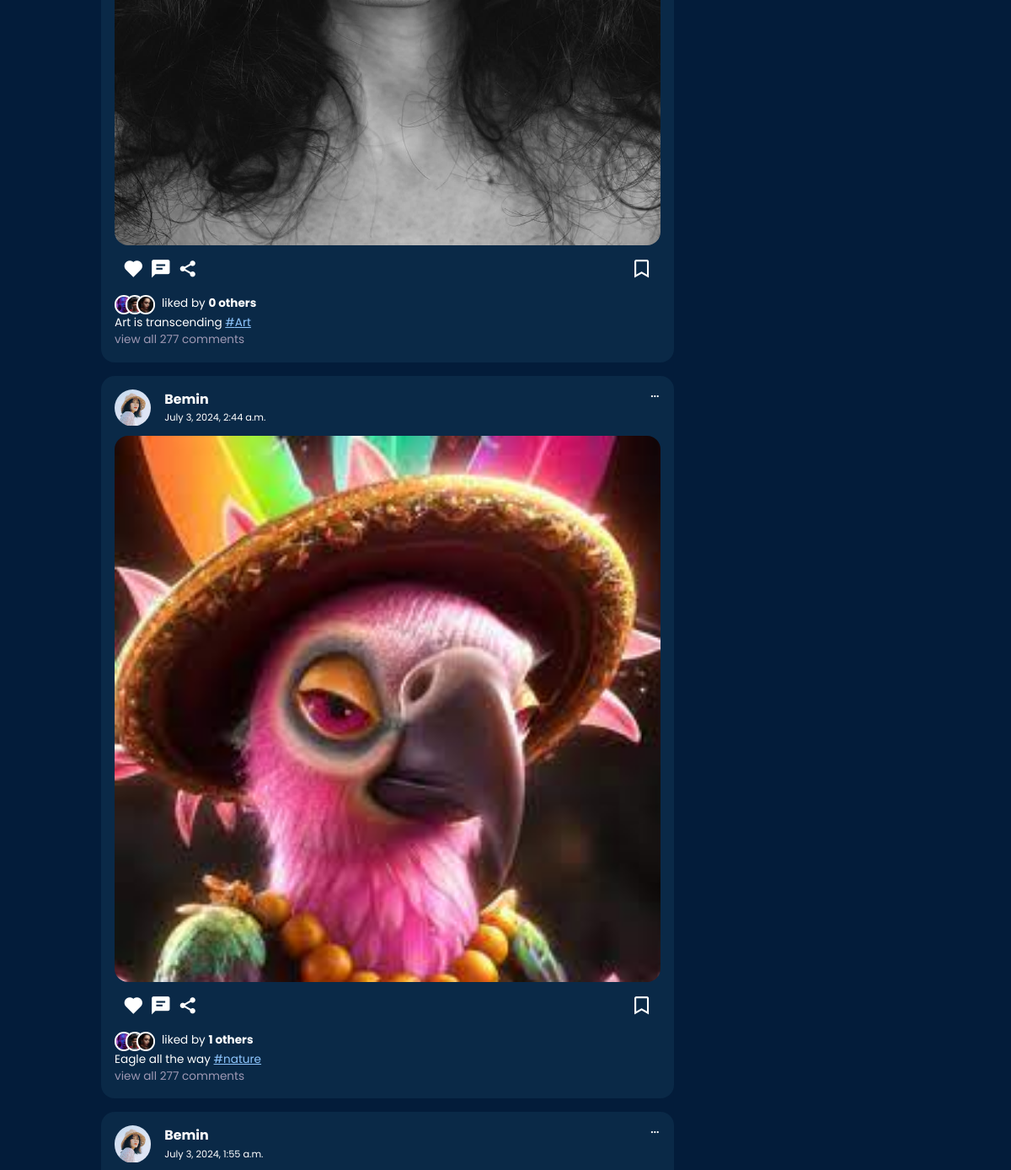
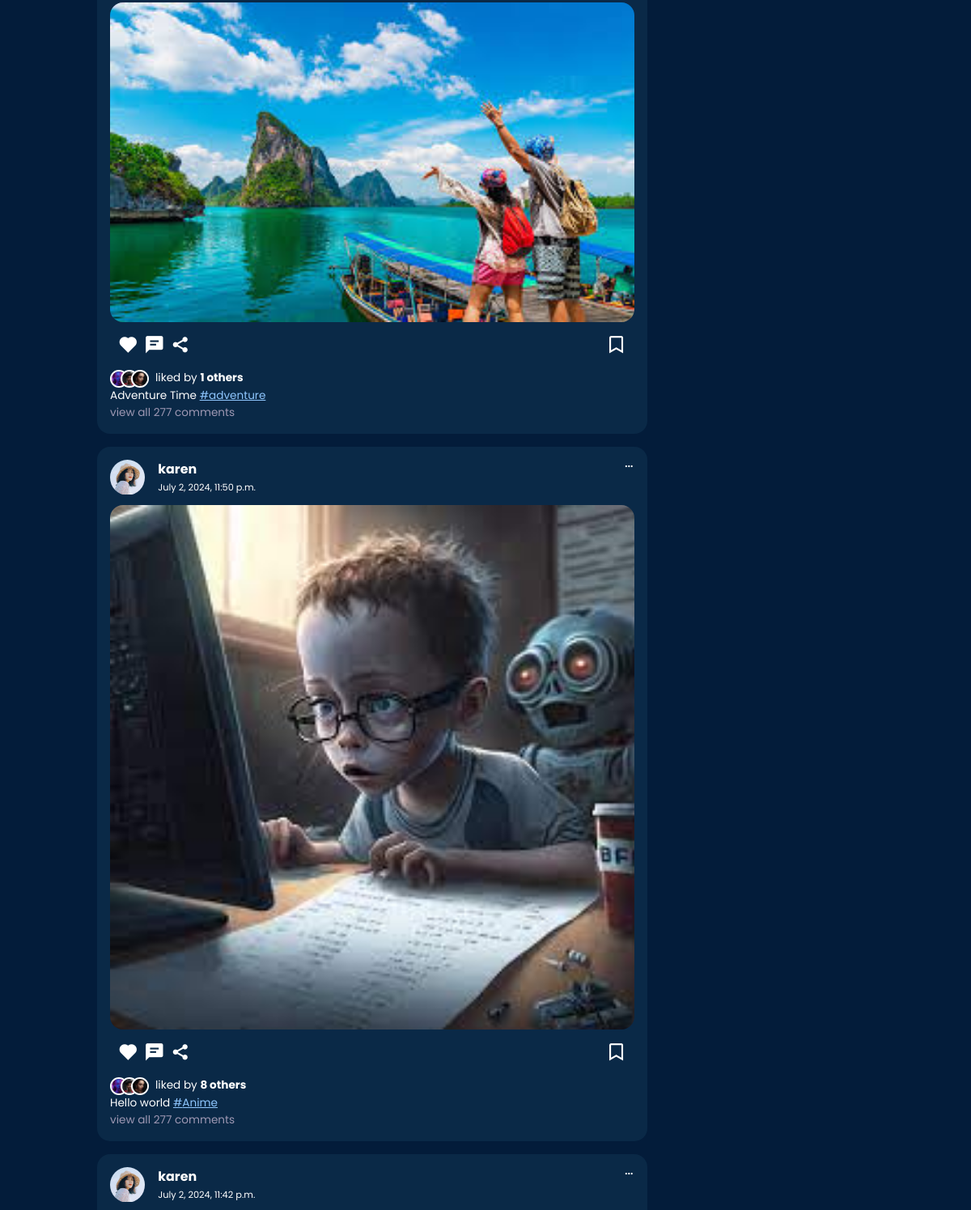
The app's page / (signed in, middle part), older data (2 pictures, top to bottom).
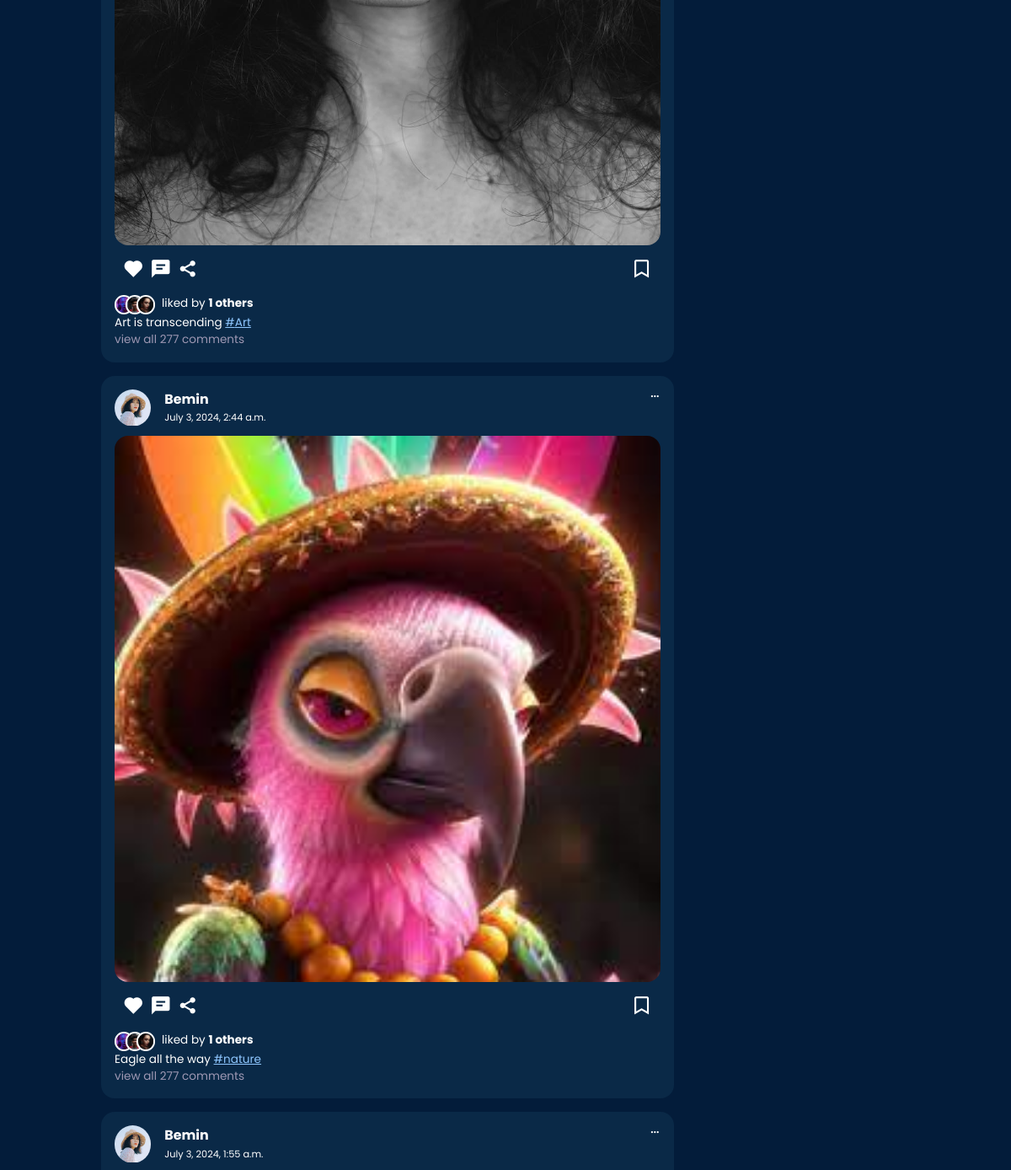
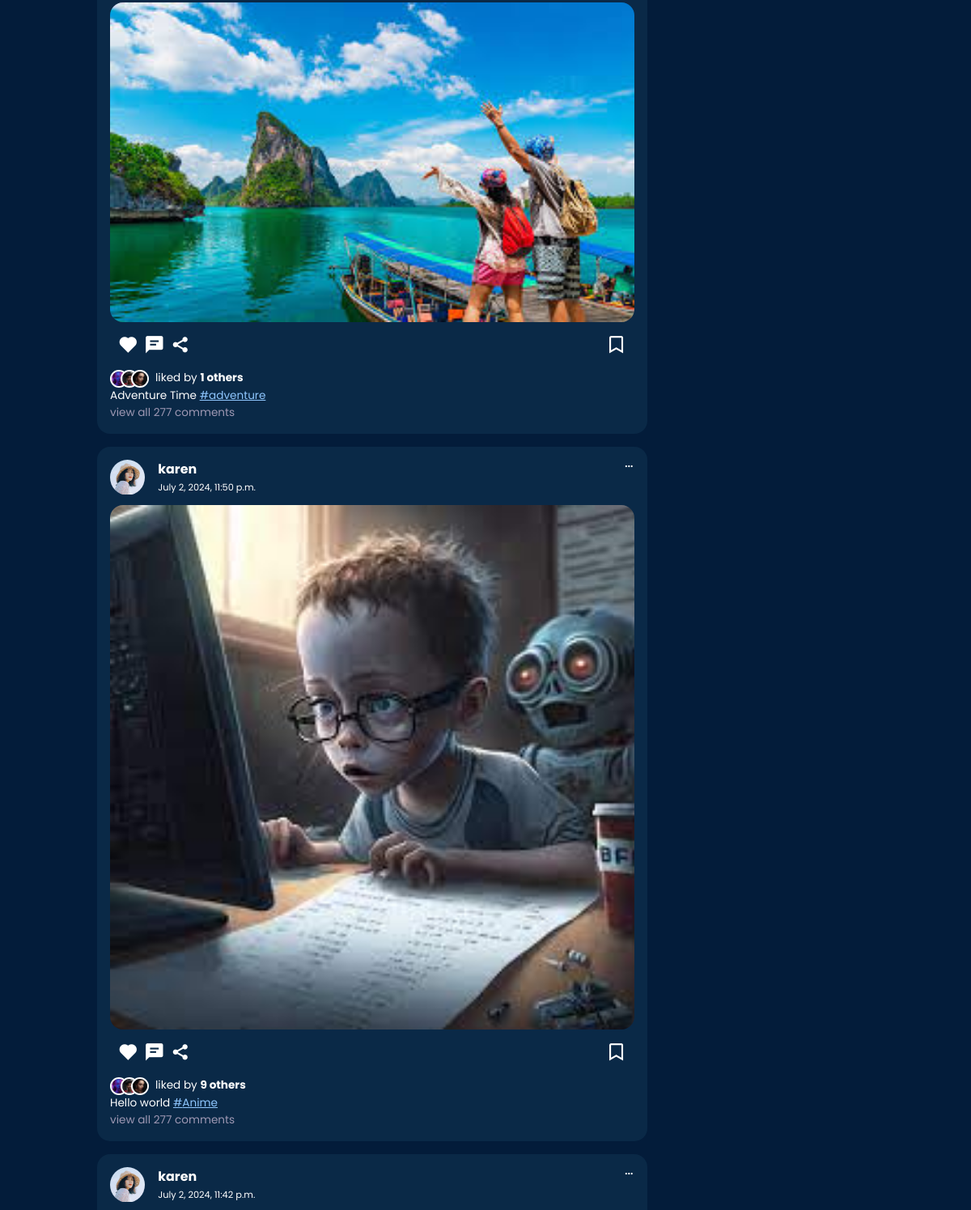
The same page, newer data (2 pictures, top to bottom).
### post/models.py (models this page shows, shortened)
class Post(models.Model):
    id = models.UUIDField(primary_key=True, default=uuid.uuid4, editable=False)
    picture = models.ImageField(
        upload_to=user_directory_path, verbose_name="Picture", null=True
    )
    caption = models.CharField(max_length=10000, verbose_name="Caption")
    posted = models.DateTimeField(auto_now_add=True)
    tags = models.ManyToManyField(Tag, related_name="tags")
    user = models.ForeignKey(User, on_delete=models.CASCADE)
    likes = models.IntegerField(default=0)

### post/views.py (the view)
# urls.py: 2. Add a URL to urlpatterns:  path('', views.home, name='home')
def home(request):
    user = request.user
    posts = Stream.objects.filter(user=user)
    group_ids = []
    for post in posts:
        group_ids.append(post.post_id)
    post_items = Post.objects.filter(id__in=group_ids).all().order_by("-posted")
    context = {
        "post_items": post_items,
    }
    return render(request, "home.html", context)

### templates/home.html (shortened to what this page needs)
{% load static %}
<!DOCTYPE html>
<html lang="en">
<head>
	<link rel="stylesheet" href="{% static 'style/home.css' %}">
	<link href='https://unpkg.com/boxicons@2.1.4/css/boxicons.min.css' rel='stylesheet'>
</head>
<body>
	<main>
		<div class="container">
			<div class="middle">
				<div class="feeds">
					{% for post in post_items %}
					<div class="feed">
						<div class="head">
							<div class="user">
								<div class="profile-photo">
									<img src="{% static 'img/profile-1.jpg' %}">
								</div>
								<div class="info">
									<h3>{{ post.user.username }}</h3>
									<small>{{ post.posted }}</small>
								</div>
							</div>
							<span class="edit">
								<i class='bx bx-dots-horizontal-rounded'></i>
							</span>
						</div>
						<div class="photo">
							<a href="{% url 'post-detail' post.id %}"><img src="{{ post.picture }}"></a>
						</div>
						<div class="action-buttons">
							<div class="interaction-buttons">
								<span>
									<a href="{% url 'like' post.id %}" class="like-button" data-id="{{ post.id }}">
										<i id="like-icon-{{ post.id }}"
											class='bx bxs-heart {% if post.user_liked %} liked {% endif %}'></i>
									</a>
								</span>
								<span><i class='bx bxs-comment-detail'></i></span>
								<span><i class='bx bxs-share-alt'></i></span>
							</div>
							<div class="bookmark">
								<span><i class='bx bx-bookmark'></i></span>
							</div>
						</div>
						<div class="liked-by">
							<span><img src="{% static 'img/profile-10.jpg' %}"></span>
							<span><img src="{% static 'img/profile-11.jpg' %}"></span>
							<span><img src="{% static 'img/profile-12.jpg' %}"></span>
							<p>liked by <b id="like-count-{{ post.id }}"> {{ post.likes }}
									others</b></p>
						</div>
						<div class="caption">
							<p>
								{{post.caption}}
								{% for tag in post.tags.all %}
								<a href="{{tag.get_absolute_url}}"><span class="harsh-tag">
										#{{tag.title}}</span></a>
								{% endfor %}
							</p>
						</div>
						<div class="comment text-muted">
							view all 277 comments
						</div>
					</div>
					{% endfor %}
				</div>
			</div>
		</div>
	</main>
</body>
</html>

Row changes from the older to the newer data that the page shows:
changed Post "Art is transcending": likes "0" → "1"
changed Post "Hello world": likes "8" → "9"
